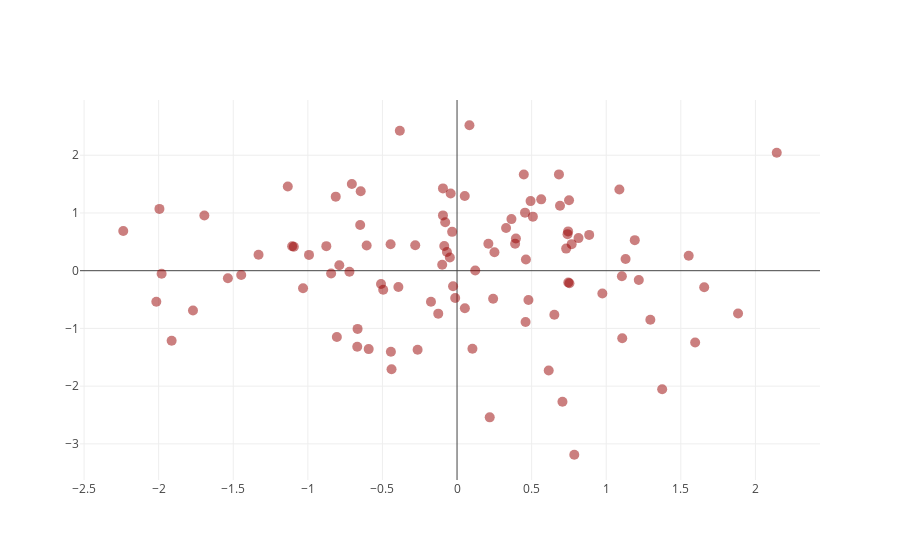

The cell this chart's notebook holds for it:
### Markdown cell above
## Simple scatter plot

### Code cell
trace = go.Scatter(x = random_x, y = random_y, mode = 'markers',
                   marker = dict(size = 10, color="rgba(152,0,0,0.5)")
                  )
data = [trace]
figure = dict(data=data)
iplot(figure)
